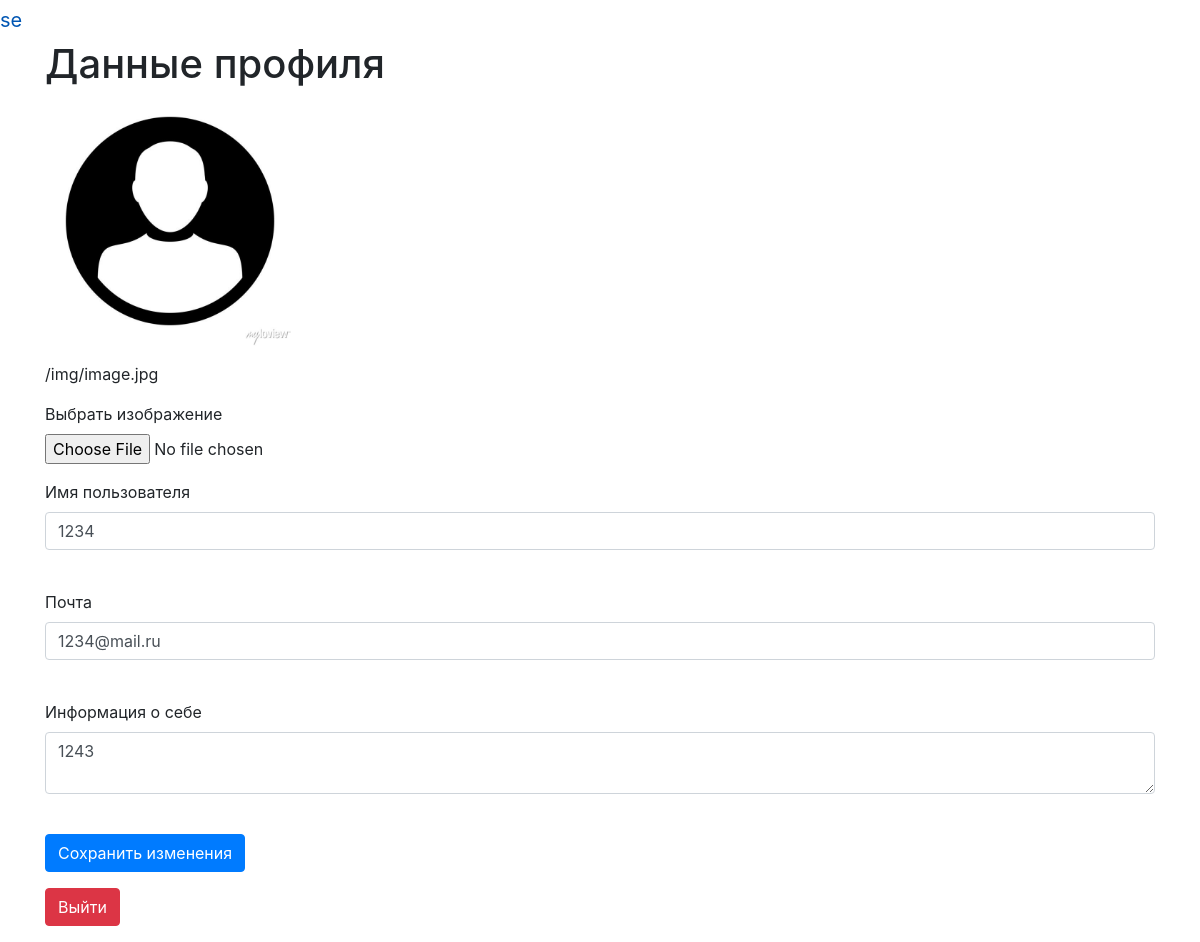
Page /profile/1 (signed in) on the committed database.
### data/users.py (models this page shows, shortened)
class User(SqlAlchemyBase, UserMixin, SerializerMixin):
    __tablename__ = 'users'
    id = sqlalchemy.Column(sqlalchemy.Integer, primary_key=True, autoincrement=True)
    name = sqlalchemy.Column(sqlalchemy.String, nullable=True)
    about = sqlalchemy.Column(sqlalchemy.String, nullable=True)
    email = sqlalchemy.Column(sqlalchemy.String, index=True, unique=True, nullable=True)
    hashed_password = sqlalchemy.Column(sqlalchemy.String, nullable=True)
    photo = sqlalchemy.Column(sqlalchemy.String, default="/img/image.jpg")
    created_date = sqlalchemy.Column(sqlalchemy.DateTime, default=datetime.datetime.now)
    news = orm.relationship("News", back_populates='user')

### main.py (the view, shortened to what this page needs)
@app.route('/profile/<int:id>', methods=['GET', 'POST'])
@login_required
def profile(id):
    form = ProfileForm()
    if request.method == "GET":
        db_sess = db_session.create_session()
        user = db_sess.query(User).filter(User.id == id).first()
        if user:
            form.email.data = user.email
            form.name.data = user.name
            form.about.data = user.about
        else:
            abort(404)
    elif request.method == 'POST':
        if request.files['file']:
            db_sess = db_session.create_session()
            user = db_sess.query(User).filter(User.id == id).first()
            user.photo = request.files['file']
    return render_template('profile.html', form=form)

### forms/profile.py
class ProfileForm(FlaskForm):
    email = EmailField('Почта', validators=[DataRequired()])
    name = StringField('Имя пользователя', validators=[DataRequired()])
    photo = StringField('Аватар пользователя')
    about = TextAreaField("Информация о себе")
    submit = SubmitField('Сохранить изменения')

### data/db_session.py (called while the page is built)
def create_session() -> Session:
    global __factory
    return __factory()

### main.py (called while the page is built)
@login_manager.user_loader
def load_user(user_id):
    db_sess = db_session.create_session()
    return db_sess.query(User).get(user_id)

### templates/profile.html (shortened to what this page needs)
{% extends "base.html" %}
{% block content %}
<h1>Данные профиля</h1>
<form action="/profile/current_user.id" method="post">
    <p>
        {% if current_user.photo %}
        <img src="{{url_for('static', filename=current_user.photo)}}"
            alt="здесь должна была быть картинка, но не нашлась"
            width="250" height="250">
        {% endif %}
    </p>
    <p>
        {{current_user.photo}}
    </p>
    <p class="form-group">
        <label for="photo">Выбрать изображение</label>
        <input type="file" class="form-control-file" id="photo" name="file">
    </p>
    <p>
        {{ form.name.label }}<br>
        {{ form.name(class="form-control") }}<br>
    </p>
    <p>
        {{ form.email.label }}<br>
        {{ form.email(class="form-control", type="email") }}<br>
    </p>
    <p>
        {{ form.about.label }}<br>
        {{ form.about(class="form-control") }}<br>
    </p>
    <p>{{ form.submit(type="submit", class="btn btn-primary") }}</p>
    <p>
        <a href="/logout" class="btn btn-danger">Выйти</a>
    </p>
</form>
{% endblock %}

### templates/base.html (shortened to what this page needs)
<!doctype html>
<html lang="en">
    <head>
        <link rel="stylesheet"
              href="https://stackpath.bootstrapcdn.com/bootstrap/4.4.1/css/bootstrap.min.css"
>
    </head>
    <body>
        <header>
            {% if current_user.is_authenticated %}
                <a class="navbar-brand" href="/profile/{{ current_user.id }}">{{ current_user.name }}</a>
            {% else %}
                <p>
                    <a class="btn btn-primary " href="/register">Зарегистрироваться</a>
                    <a class="btn btn-success" href="/login">Войти</a>
                </p>
            {% endif %}
        </header>
        <main role="main" class="container">
            {% block content %}{% endblock %}
        </main>
    </body>
</html>

### rows in the picture
User: name "se", photo (picture), photo "/img/image.jpg"
User: name "1234", email "1234@mail.ru", about "1243"
